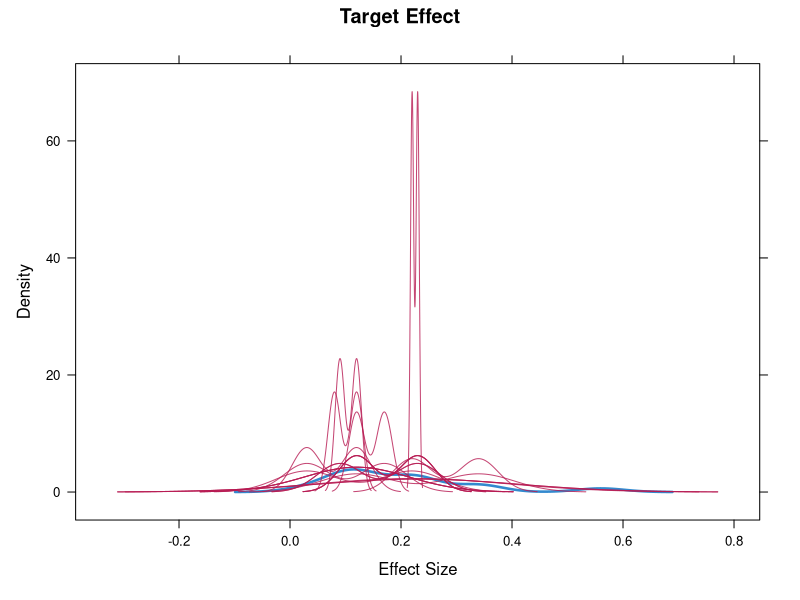
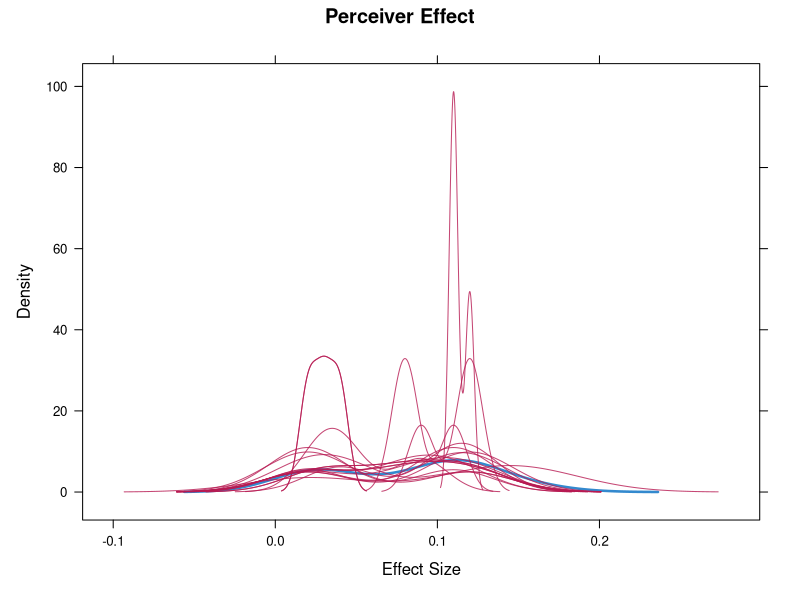
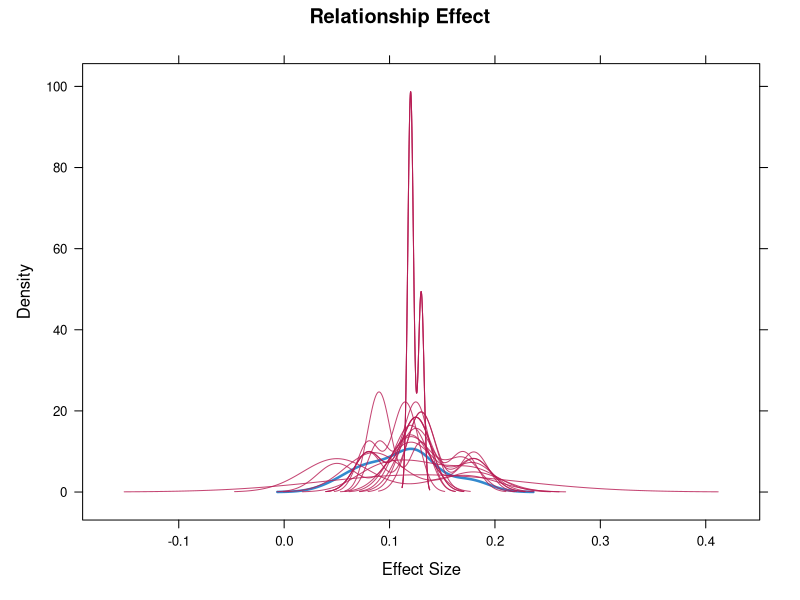
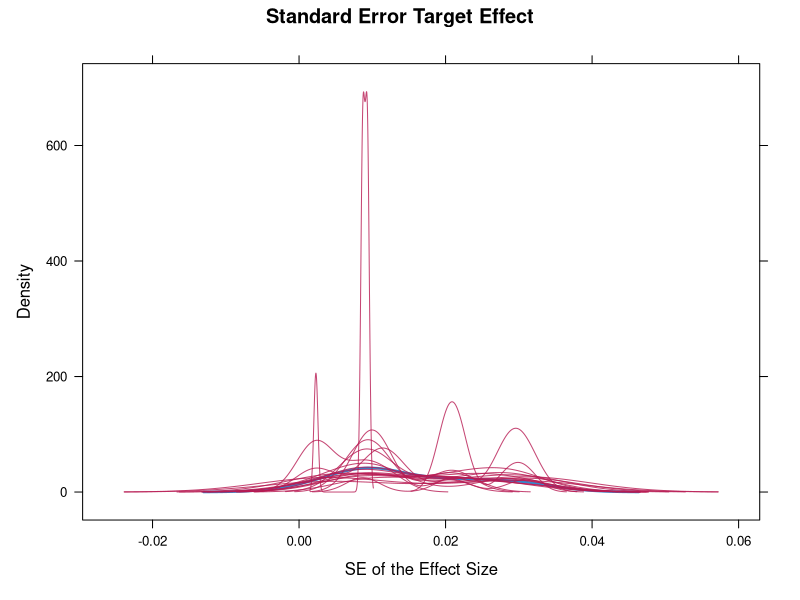
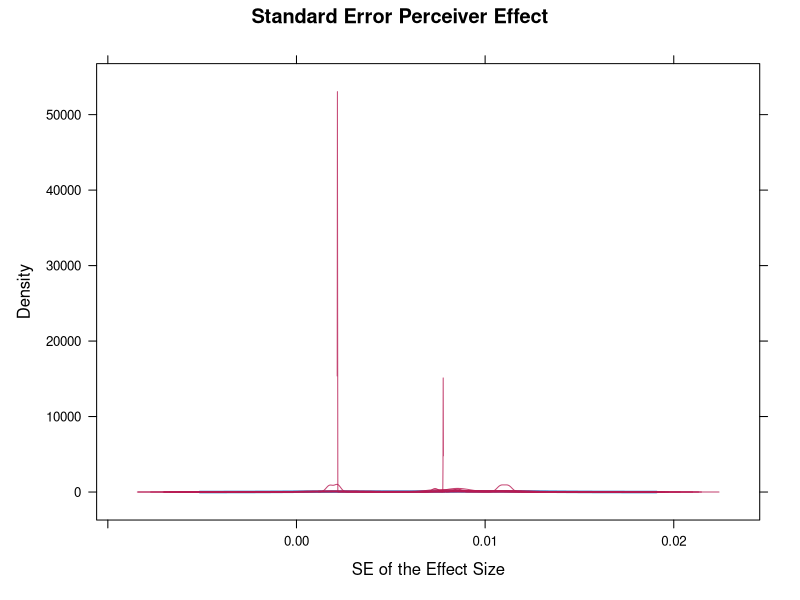
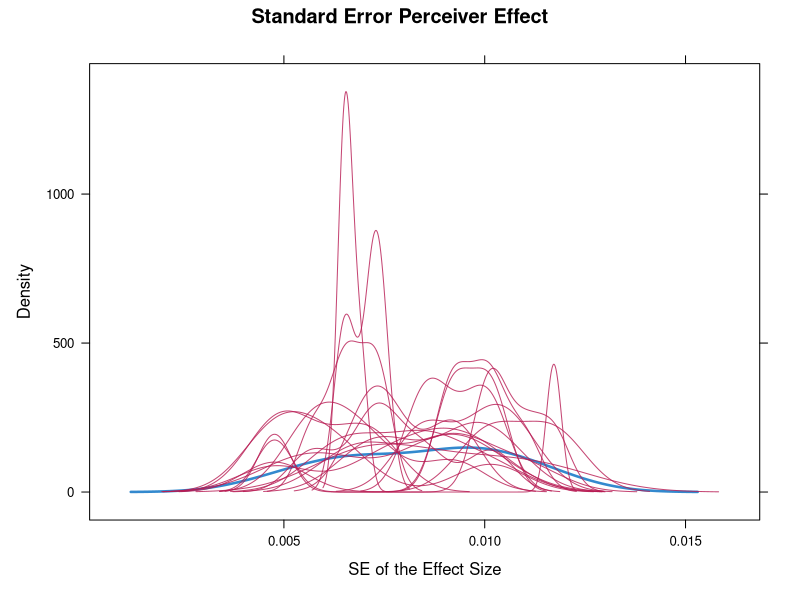
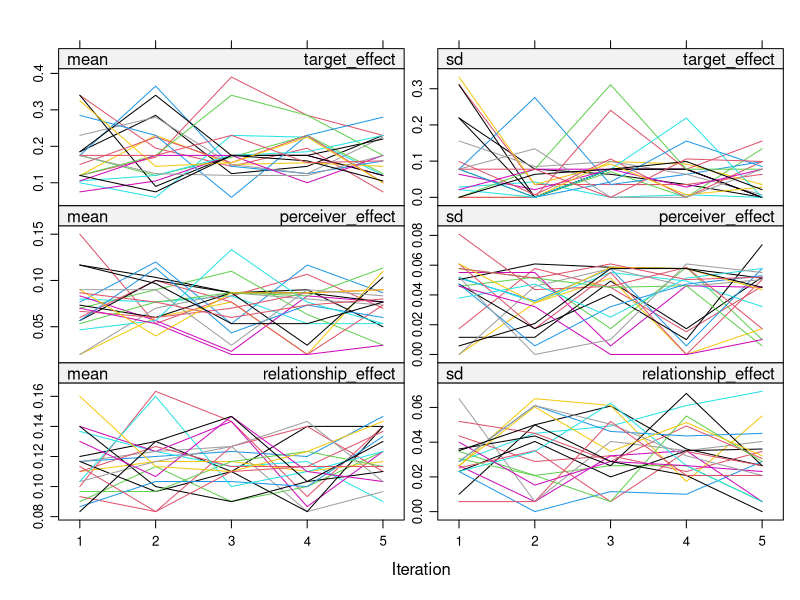
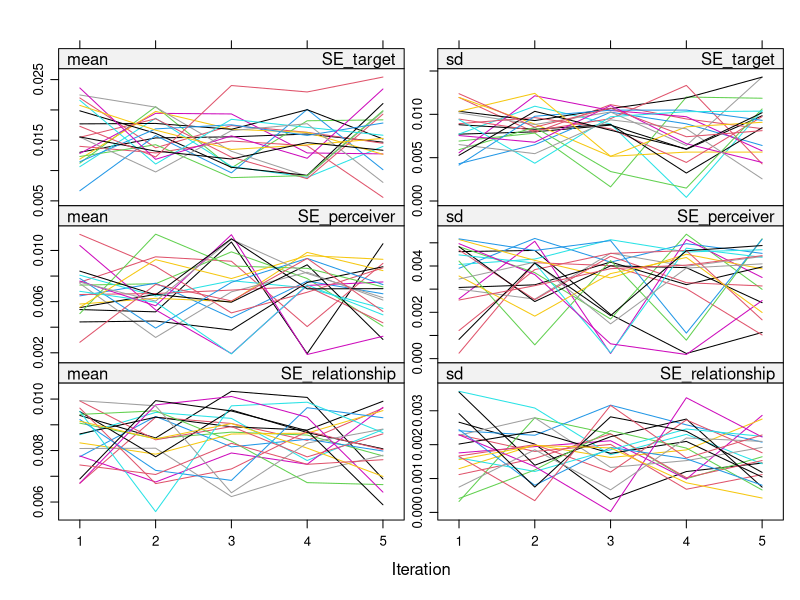

These figures' R source, in order:
## ---- chunk 1

knitr::opts_chunk$set(echo = TRUE)
## ---- chunk 2

library(readxl)
library(metafor)
library(mice)
library(lattice)
library(gridExtra)
library(writexl)
library(dplyr)
library(knitr)
## ---- chunk 3

rm(list=ls())
## ---- chunk 4

list.files()

## Ensure that the correct file is in the folder
## is on the list of file. If not go to Session > Set Working Directory
## > To Source File Location
## Reading the imported data set
## ---- chunk 5

data_full <- readxl::read_xlsx("SE_SRM_missing.xlsx"
                               , sheet = "full_data_set")

data_missing <- readxl::read_xlsx("SE_SRM_missing.xlsx"
                                  , sheet = "to_impute")
## ---- chunk 6

res1_target <- rma(yi = target_effect
                   , sei = SE_target
                   , data = data_full
                   , slab = study
                   , method = "REML")

print(res1_target
      , digits = 3)

res1_perceiver <- rma(yi = perceiver_effect
                      , sei = SE_perceiver
                      , data = data_full
                      , slab = study
                      , method = "REML")

print(res1_perceiver
      , digits = 3)

res1_relationship <- rma(yi = relationship_effect
                         , sei = SE_relationship
                         , data = data_full
                         , slab = study
                         , method = "REML")

print(res1_relationship
      , digits = 3)
## ---- chunk 7

res2_target <- rma(yi = target_effect
                   , sei = SE_target
                   , data = data_missing
                   , slab = study
                   , method = "REML")

print(res2_target
      , digits = 3)

res2_perceiver <- rma(yi = perceiver_effect
                      , sei = SE_perceiver
                      , data = data_missing
                      , slab = study
                      , method = "REML")

print(res2_perceiver
      , digits = 3)

res2_relationship <- rma(yi = relationship_effect
                         , sei = SE_relationship
                         , data = data_missing
                         , slab = study
                         , method = "REML")

print(res2_relationship
      , digits = 3)
## ---- chunk 8

## Obtaining general missing information
data.frame(k.NA = colSums(is.na(data_missing)))
## ---- chunk 9

## Obtaining the number of missing values per study
table(rowSums(is.na(data_missing)))
## ---- chunk 10

## Ensure that all variables are numeric; use class()
class(data_missing$target_effect)
#perceiver_effect
#relationship_effect
#class(data_missing$total_N)
#SE_target			
#SE_perceiver		
#SE_relationship
## ---- chunk 11

pred_matrix <- make.predictorMatrix(data_missing)

pred_matrix

## ---- chunk 12

## Excluding variables as predictors
pred_matrix[,"study"] <- 0
pred_matrix[,"group_N"] <- 0

## Excluding variables as predictors, BUT not preventing imputation
#pred_matrix["target_effect",] <- 0
#pred_matrix["perceiver_effect",] <- 0
#pred_matrix["relationship_effect",] <- 0

pred_matrix
## ---- chunk 13

imputation_method <- make.method(data_missing) ##PMM (ME) is the default

## Variables NOT imputed
#imputation_method["target_effect"] <- ""
#imputation_method["perceiver_effect"] <- ""
#imputation_method["relationship_effect"] <- ""

imputation_method
## ---- chunk 14

imputed_data <- mice(data_missing
                     , print = FALSE
                     , m = 20
                     , predictorMatrix = pred_matrix
                     , method = imputation_method
                     , seed = 5678)
## ---- chunk 15

# imputation_method <- make.method(data_missing)
# 
# imputation_method["target_effect"] <- "norm"
# imputation_method["perceiver_effect"] <- "norm"
# imputation_method["relationship_effect"] <- "norm"
# 
# imputation_method["SE_target"] <- "norm"
# imputation_method["SE_perceiver"] <- "norm"
# imputation_method["SE_relationship"] <- "norm"
# 
# imputation_method
# 
# imputed_data <- mice(data_missing
#                      , print = FALSE, m = 20
#                      , predictorMatrix = pred_matrix
#                      , method = imputation_method
#                      , seed = 5678)

## This imputation produces negative values thus cannot be accepted.
## ---- chunk 16

## Saving the imputed data sets

## Looping through each imputation data set (m = 20)
## Adjust if m is different than m = 20

for (i in 1:20) {  

## Extracting each imputed data set
  imputed_dataset <- complete(imputed_data, action = i)
  
## Defining the file name
  filename <- paste0("imputed_dataset_", i, ".csv")
  
## Saving each data set as a CSV file
  write.csv(imputed_dataset, filename, row.names = FALSE)
  
## Printing message to confirm save
  print(paste("Saved:", filename))
}
## ---- chunk 17

## Getting basic information about imputed data
summary(imputed_data)
## ---- chunk 18

## Extracting variables for plotting, setting labels
p1 <- densityplot(imputed_data
                  , ~ target_effect
                  , main = "Target Effect"
                  , xlab = "Effect Size")
p2 <- densityplot(imputed_data
                  , ~ perceiver_effect
                  ,  main = "Perceiver Effect"
                  , xlab = "Effect Size")
p3 <- densityplot(imputed_data
                  , ~ relationship_effect
                  , main = "Relationship Effect"
                  , xlab = "Effect Size")
p4 <- densityplot(imputed_data
                  , ~ SE_target
                  , main = "Standard Error Target Effect"
                  , xlab = "SE of the Effect Size")
p5 <- densityplot(imputed_data
                  , ~ SE_perceiver
                  , main = "Standard Error Perceiver Effect"
                  , xlab = "SE of the Effect Size")
p6 <- densityplot(imputed_data
                  , ~ SE_relationship
                  , main = "Standard Error Perceiver Effect"
                  , xlab = "SE of the Effect Size")

p1
p2
p3
p4
p5
p6

## Saving density plots as a single .png file
png("density_plots.png"
    , width = 3000
    , height = 3000
    , res = 300)

## Arranging the graphs
grid.arrange(p1
             , p2
             , p3
             , p4
             , p5
             , p6
             , ncol = 2)

dev.off()
## ---- chunk 19

## Presenting the interation process
plot(imputed_data)
## ---- chunk 20

## Extracting imputed data sets in long format
completed_datasets <- complete(imputed_data, "long")

## Copying source data set
final_dataset <- data_missing

## Looping through each variable with missing values
for (var in colnames(data_missing)) {
  if (any(is.na(data_missing[[var]]))) {  ## Checking if the variable has missing values
    
    ## Identifying the rows with missing values
    missing_indices <- which(is.na(final_dataset[[var]]))
    
    ## Extracting imputed values for only missing rows
    imputed_values <- completed_datasets[completed_datasets$.imp > 0, c(var, ".id")]
    
    ## Filtering only rows corresponding to missing values
    imputed_values <- imputed_values[imputed_values$.id %in% missing_indices, ]
    
    ## Computing the mean imputation for each missing observation
    mean_imputed_values <- aggregate(imputed_values[[var]], by = list(imputed_values$.id), FUN = mean)
    
    ## Ordering the mean imputed values by original row order
    mean_imputed_values <- mean_imputed_values[order(mean_imputed_values$Group.1), ]

    # Replacing only missing values in the original dataset
    final_dataset[missing_indices, var] <- mean_imputed_values$x
  }
}
## ---- chunk 21

## Checking the final data set with mean-imputed values
head(final_dataset)

## Saving the final (aggregated) data set
write_xlsx(final_dataset, "final_data_set.xlsx")
## ---- chunk 22

##Extracting variables
obs_target <- complete(imputed_data, action = "long")$target_effect
imp_target <- final_dataset$target_effect

obs_perceiver <- complete(imputed_data, action = "long")$perceiver_effect
imp_perceiver <- final_dataset$perceiver_effect

obs_relationship <- complete(imputed_data, action = "long")$relationship_effect
imp_relationship <- final_dataset$relationship_effect

obs_SE_target <- complete(imputed_data, action = "long")$SE_target
imp_SE_target <- final_dataset$SE_target

obs_SE_perceiver <- complete(imputed_data, action = "long")$SE_perceiver
imp_SE_perceiver <- final_dataset$SE_perceiver

obs_SE_relationship <- complete(imputed_data, action = "long")$SE_relationship
imp_SE_relationship <- final_dataset$SE_relationship

## Conduction t-tests
t.test(obs_target, imp_target)
t.test(obs_perceiver, imp_perceiver)
t.test(obs_relationship, imp_relationship)

t.test(obs_SE_target, imp_SE_target)
t.test(obs_SE_perceiver, imp_SE_perceiver)
t.test(obs_SE_relationship, imp_SE_relationship)

## Conducting Kolmogorov-Smirnov test
ks.test(obs_target, imp_target)
ks.test(obs_perceiver, imp_perceiver)
ks.test(obs_relationship, imp_relationship)

ks.test(obs_SE_target, imp_SE_target)
ks.test(obs_SE_perceiver, imp_SE_perceiver)
ks.test(obs_SE_relationship, imp_SE_relationship)
## ---- chunk 23

## Defining a function to extract t-test results with three decimals
get_ttest_results <- function(obs, imp) {
  test <- t.test(obs, imp)
  return(c(test$statistic, test$p.value))
}

## Defining a function to extract KS-test results
get_ks_results <- function(obs, imp) {
  test <- ks.test(obs, imp)
  return(c(test$statistic, test$p.value))
}

## Performing t-tests and KS-tests for each variable
results <- data.frame(
  Variable = c("Target Effect"
               , "Perceiver Effect"
               , "Relationship Effect"
               , "SE Target"
               , "SE Perceiver"
               , "SE Relationship")
  ,
  
  T_Value = sprintf("%.3f", c(
    get_ttest_results(obs_target, imp_target)[1],
    get_ttest_results(obs_perceiver, imp_perceiver)[1],
    get_ttest_results(obs_relationship, imp_relationship)[1],
    get_ttest_results(obs_SE_target, imp_SE_target)[1],
    get_ttest_results(obs_SE_perceiver, imp_SE_perceiver)[1],
    get_ttest_results(obs_SE_relationship, imp_SE_relationship)[1]
  )),
  
  T_P_Value = sprintf("%.3f", c(
    get_ttest_results(obs_target, imp_target)[2],
    get_ttest_results(obs_perceiver, imp_perceiver)[2],
    get_ttest_results(obs_relationship, imp_relationship)[2],
    get_ttest_results(obs_SE_target, imp_SE_target)[2],
    get_ttest_results(obs_SE_perceiver, imp_SE_perceiver)[2],
    get_ttest_results(obs_SE_relationship, imp_SE_relationship)[2]
  )),
  
  KS_D_Statistic = sprintf("%.4f", c(
    get_ks_results(obs_target, imp_target)[1],
    get_ks_results(obs_perceiver, imp_perceiver)[1],
    get_ks_results(obs_relationship, imp_relationship)[1],
    get_ks_results(obs_SE_target, imp_SE_target)[1],
    get_ks_results(obs_SE_perceiver, imp_SE_perceiver)[1],
    get_ks_results(obs_SE_relationship, imp_SE_relationship)[1]
  )),
  
  KS_P_Value = sprintf("%.4f", c(
    get_ks_results(obs_target, imp_target)[2],
    get_ks_results(obs_perceiver, imp_perceiver)[2],
    get_ks_results(obs_relationship, imp_relationship)[2],
    get_ks_results(obs_SE_target, imp_SE_target)[2],
    get_ks_results(obs_SE_perceiver, imp_SE_perceiver)[2],
    get_ks_results(obs_SE_relationship, imp_SE_relationship)[2]
  ))
)

## Printing results as a properly formatted table
kable(results, caption = "Results of T-tests and Kolmogorov-Smirnov Tests")
## ---- chunk 24

res3_target <- with(imputed_data
                    , rma(yi = target_effect
                    , sei = SE_target))

## Calculating averaged coefficients
pool_target <- summary(pool(res3_target))
pool_target[-1] <- round(pool_target[-1]
                         , digits=4)

pool_target
## ---- chunk 25

res3_perceiver <- with(imputed_data
                       , rma(yi = perceiver_effect
                       , sei = SE_perceiver))

## Calculating averaged coefficients
pool_perceiver <- summary(pool(res3_perceiver))
pool_perceiver[-1] <- round(pool_perceiver[-1]
                            , digits=4)

pool_perceiver
## ---- chunk 26

res3_relationship <- with(imputed_data
                          , rma(yi = relationship_effect
                          , sei = SE_relationship))

## Calculating averaged coefficients
pool_relationship <- summary(pool(res3_relationship))
pool_relationship[-1] <- round(pool_relationship[-1]
                               , digits=4)

pool_relationship
## ---- chunk 27

## Calculating the standard meta-analysis
res3_target <- rma(yi = target_effect
                   , sei = SE_target
                   , data = final_dataset
                   , slab = study
                   , method = "REML")

print(res3_target
      , digits = 3)

##Producing standard forest plot
metafor::forest(res3_target
                , addpred = TRUE
                , xlab = "SRM Effect: Target"
                , cex = .7
                , at = c(-0.10, 0, 0.10, 0.20, 0.30, 0.40, 0.50, 0.60, 0.70, 0.80)
                , xlim = c(-1.5, 1.5)
                , digits = c(2, 1)
                , header = "Study"
                , order = "obs") ## Ordering by the effect size values
## ---- chunk 28
citation("readxl")
citation("metafor")
citation("mice")
citation("lattice")
citation("gridExtra")
citation("writexl")
citation("dplyr")
citation("knitr")
citation("utils")
